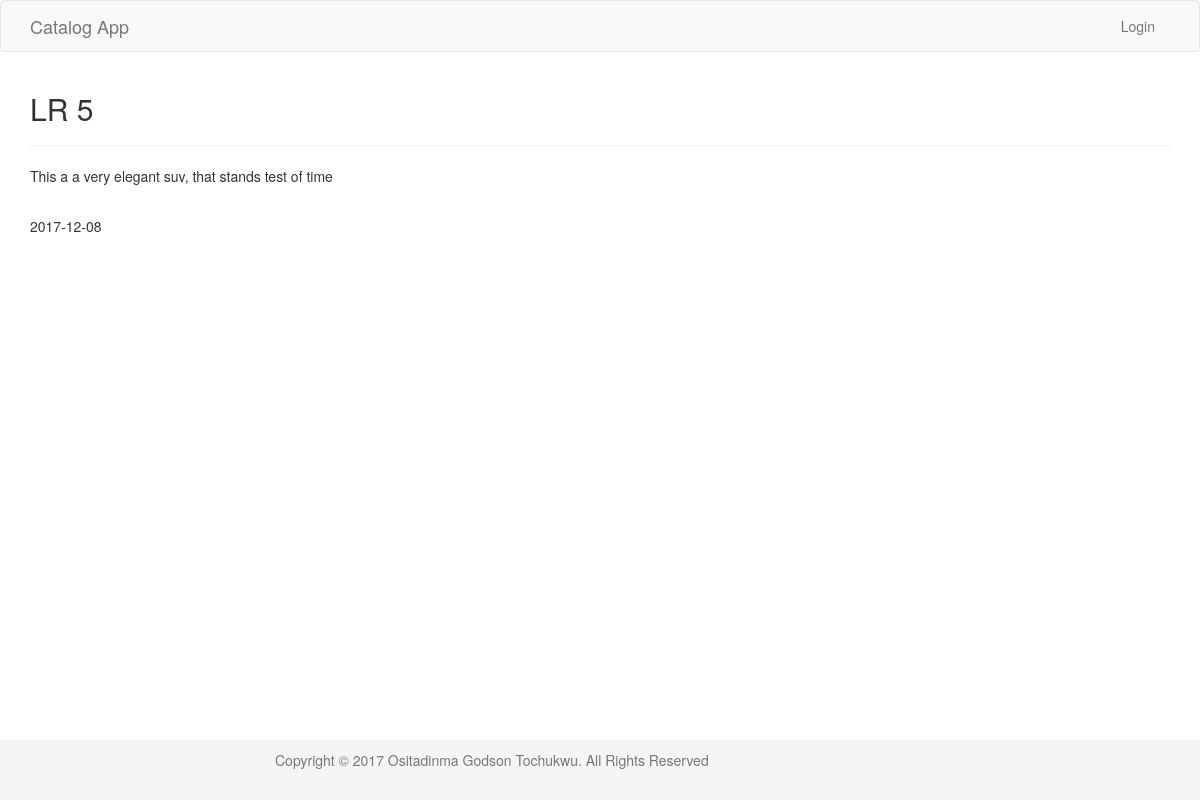
Screenshot of /category/item/1 with the database file from the repository.
### models.py (models this page shows, shortened)
class Item(Base):
    __tablename__ = "item"
    id = Column(Integer, Sequence(start=1, increment=1, name="item_id_sequence"), primary_key=True)
    name = Column(String, nullable=False)
    description = Column(String, nullable=False)
    user_id = Column(Integer, ForeignKey("user.id"))
    category_id = Column(Integer, ForeignKey("category.id"))
    created_date = Column(DateTime, nullable=True)
    updated_Date = Column(DateTime, nullable=True)
    user = relationship(User)
    category = relationship(Category)

### views.py (the view)
@app.route('/category/item/<int:id>')
def item_page(id):
    item = session.query(Item).filter_by(id=id).one()
    user = None
    if 'email' in login_session:
        user = session.query(User).filter_by(email=login_session['email']).one()
    return render_template('item_page.html',item=item, user=user)

### templates/item_page.html (shortened to what this page needs)
{% extends "layout.html" %}
{% block body %}
    <section>
        <div class="row">
            <div class="col-md-12">
                <h2>{{ item.name }}</h2>
                <hr>
                <p>{{ item.description }}</p>
                <br>
                <p>{{ item.created_date.strftime('%Y-%m-%d')}}</p>
            </div>
        </div>
    </section>
{% endblock %}

### static/css/style.css (style rules this page uses)
html { position: relative; min-height: 100%; }
body { margin-bottom: 60px; }

### rows the page displays
Item: name "LR 5", description "This a a very elegant suv, that stands test of time", created_date "2017-12-08"
